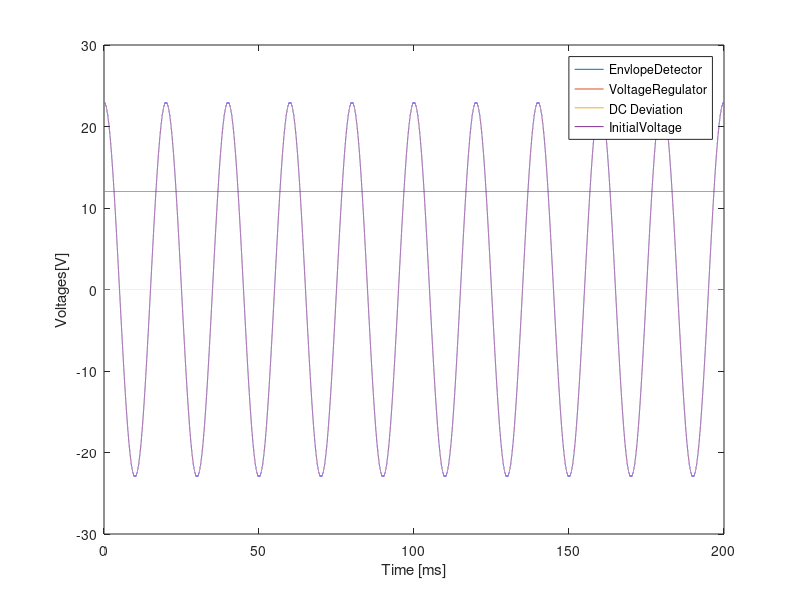
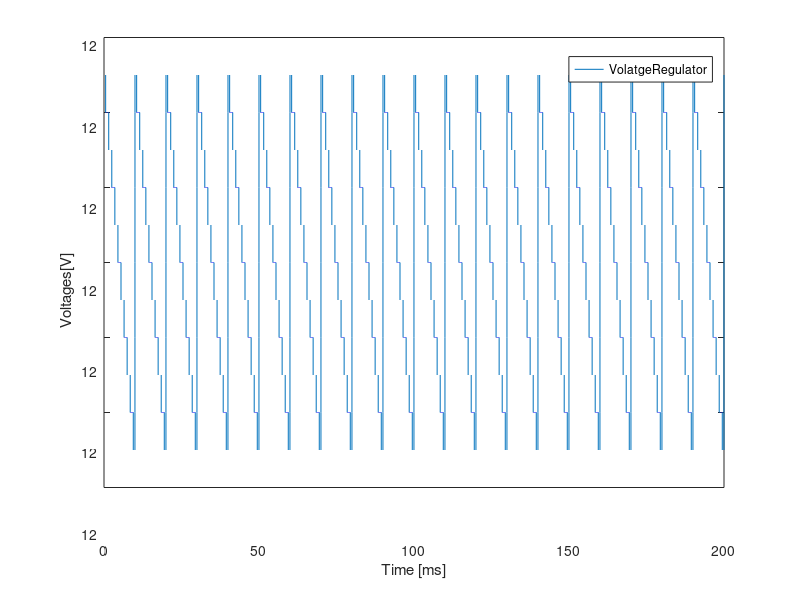
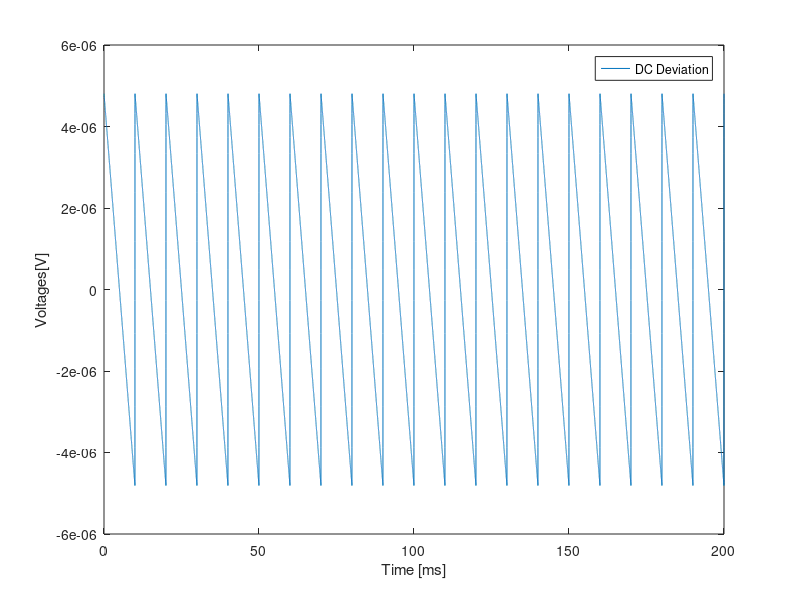
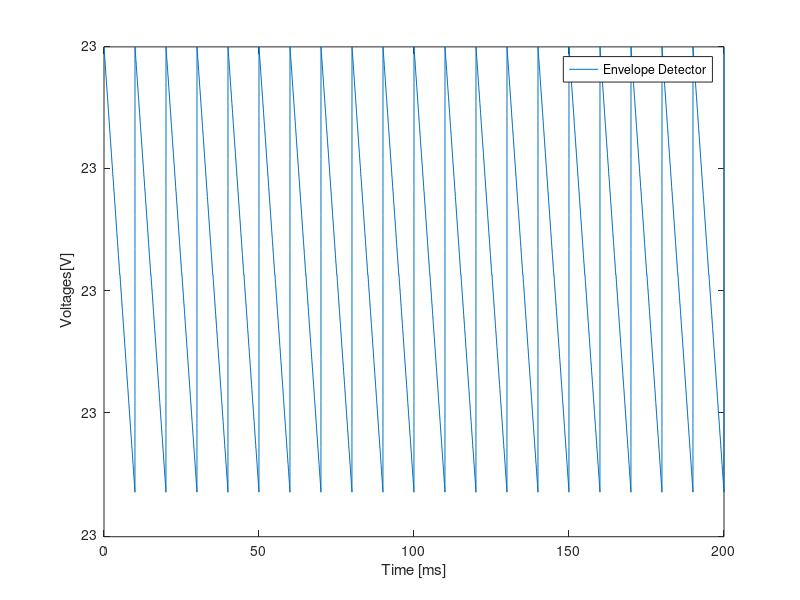

Write MATLAB code to recreate these figures, in order.
close all;
clear all;

format long;

Vd = 0.6;
eta = 1;
fq = 50;
I_sat = 1e-14;
t_ratio = 10;
ndiode= 22;
Vs = 230;
R1 = 98437;
C = 0.0073476945;
Vt = 0.025;
w = 2*pi*fq;
T = 1/(2*fq);
toff = (1/4)*T;


R2 = 677410;


for k = 1:20
  func = (Vs/t_ratio)*C*w*sin(w*toff) - (1/R1)*(Vs/t_ratio)*cos(w*toff) - I_sat*(exp(12/(eta*Vt*ndiode))-1);
  funcd = (Vs/t_ratio)*C*(w^2)*cos(w*toff)+(1/R1)*(Vs/t_ratio)*w*sin(w*toff);
  toff = toff - (func/funcd);
endfor

ton = (3/4)*T;

Req = 1/((1/R1)+(1/R2));

for k = 1:20
  func = (Vs/t_ratio)*cos(w*ton)+(Vs/t_ratio)*cos(w*toff)*exp(-(1/(Req*C))*(ton-toff));
  funcd = -w*(Vs/t_ratio)*sin(w*ton)-(Vs/t_ratio)*cos(w*toff)*(1/(Req*C))*exp(-(1/(Req*C))*(ton-toff));
  ton = ton - (func/funcd);
endfor

t = 0:(1e-6):0.2;

tlength = length(t);

venvelope = ones(1, tlength);

for j = 1:tlength
  if t(j) <= toff
    venvelope(j) = abs((230/t_ratio)*cos(w*t(j)));
  else
    if t(j)<=ton
      venvelope(j) = (230/t_ratio)*abs(cos(w*toff))*exp(-(1/(Req*C))*(t(j)-toff));
    else
      toff = toff + T;
      ton = ton + T;
      if t(j)<=toff
        venvelope(j) = abs((230/t_ratio)*cos(w*t(j)));
      else
        if t(j)<=ton
          venvelope(j) = (230/t_ratio)*abs(cos(w*toff))*exp(-(1/(Req*C))*(t(j)-toff));
        endif
      endif
    endif
  endif
endfor



venvelopeDC = mean(venvelope);
ripple_venvelope = max(venvelope) - min(venvelope);
vcentroenvelope = (ripple_venvelope/2) + min(venvelope);

printf ("Envelope_Detector_Values_TAB\n");
printf ("Ripple = %e\n", ripple_venvelope);
printf ("Average = %e\n", venvelopeDC);
printf ("Envelope_Detector_Values_END\n");

rdiode = (eta*Vt)/(I_sat*exp((12/ndiode)/(eta*Vt)));
vregulatedAC  = ((ndiode*rdiode)/(ndiode*rdiode + R2))*(venvelope - venvelopeDC);

if vcentroenvelope >= 12
    vregulatedDC = 12;
else
    vregulatedDC = vcentroenvelope;
endif

vregulated = vregulatedAC + vregulatedDC;

average = mean(vregulated);

ripple = max(vregulated) - min(vregulated);

printf ("Voltage_Regulator_Values_TAB\n");
printf ("Ripple = %e\n", ripple);
printf ("Average = %e\n", average);
printf ("Voltage_Regulator_Values_END\n");

printf ("Circuit_Values_TAB\n");
printf ("C = %e\n", C);
printf ("R1 = %e\n", R1);
printf ("R2 = %e\n", R2);
printf ("num diodes = %e\n", ndiode);
printf ("Transformer Ratio = %e\n", t_ratio);
printf ("Circuit_Values_END\n");

V_i = (230/t_ratio)*cos(w*t);
Deviation = vregulated - 12;


MainPlot = figure();
plot(t*1000,venvelope);
hold on
plot(t*1000,vregulated);
plot(t*1000, Deviation);
plot(t*1000, V_i);
legend('EnvlopeDetector','VoltageRegulator','DC Deviation','InitialVoltage');
xlabel ("Time [ms]");
ylabel ("Voltages[V]");
hold off
print(MainPlot, "MainPlot.eps", "-depsc");

VoltageRegulator = figure();
plot(t*1000, vregulated);
legend('VolatgeRegulator');
xlabel ("Time [ms]");
ylabel ("Voltages[V]");
print(VoltageRegulator, "VoltageRegulator.eps", "-depsc");

DCDeviation = figure();
plot(t*1000, Deviation);
legend('DC Deviation');
xlabel ("Time [ms]");
ylabel ("Voltages[V]");
print(DCDeviation, "DCDeviation.eps", "-depsc");

EnvelopeDetector = figure();
plot(t*1000, venvelope);
legend('Envelope Detector');
xlabel ("Time [ms]");
ylabel ("Voltages[V]");
print(EnvelopeDetector, "EnvelopeDetector.eps", "-depsc");
